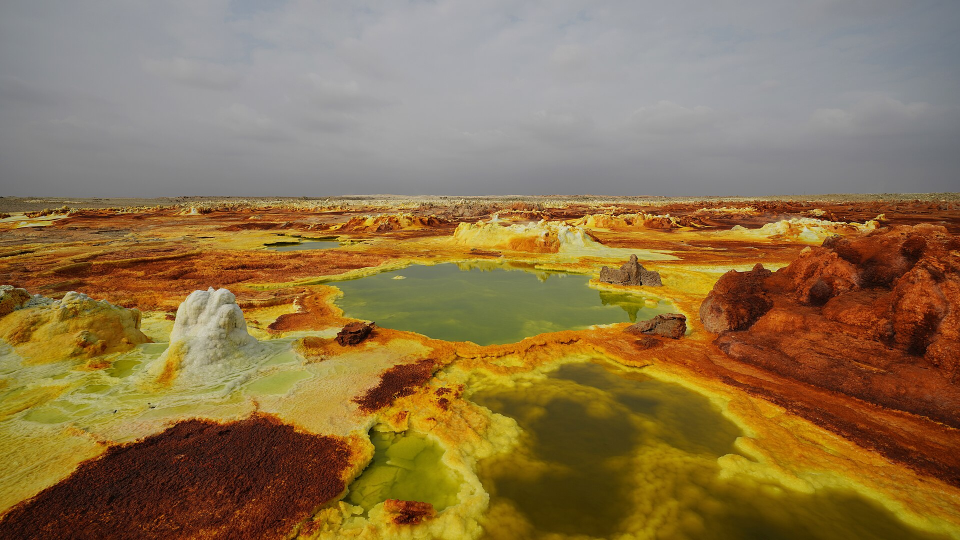
#> input picture horn/downloads/cm/cm_ET_Afar_asv2018_01_img46_Dallol_jpg.jpg, 1920 x 1080 px (shown at 1/2 size)
$ python -i common.py   (imports and definitions only)
#> lines starting #> are read from the running program, lines starting #| are printed output that depends on the picture
#> further down, picture is the input picture: PIL image 1920x1080 RGB; mean R, G, B 141.8, 116.3, 75.6
"""Shared drawing helpers: fonts, RTL Arabic text, palette, backgrounds."""
import os
import numpy as np
from PIL import Image, ImageDraw, ImageFont, ImageFilter

ROOT = os.path.dirname(os.path.dirname(os.path.abspath(__file__)))
FD = os.path.join(ROOT, 'graphics', 'fonts')
W, H = 1920, 1080
FPS = 25

KUFI = {w: os.path.join(FD, f'NotoKufiArabic_{w}.ttf') for w in
        ['400Regular', '500Medium', '600SemiBold', '700Bold', '800ExtraBold', '900Black']}
PLEX = {w: os.path.join(FD, f'IBMPlexSansArabic_{w}.ttf') for w in
        ['400Regular', '500Medium', '600SemiBold', '700Bold']}

RED = (200, 22, 38)
DRED = (120, 10, 20)
NAVY = (10, 18, 36)
NAVY2 = (18, 32, 62)
WHITE = (255, 255, 255)
GOLD = (236, 178, 46)
GREY = (170, 178, 192)
BLUE = (40, 120, 220)
GREEN = (34, 170, 90)

_fc = {}


# [6 lines left out: function font, not called in this run]


def tsize(d, txt, f):
    b = d.textbbox((0, 0), txt, font=f, direction='rtl', language='ar')
    return b[2] - b[0], b[3] - b[1], b


def text_rtl(d, xy_right, txt, f, fill=WHITE, anchor='ra', **kw):
    """Draw Arabic text with its right edge at x (anchor 'ra' = right/ascender)."""
    d.text(xy_right, txt, font=f, fill=fill, anchor=anchor, direction='rtl', language='ar', **kw)


def text_c(d, xy, txt, f, fill=WHITE, anchor='mm', **kw):
    d.text(xy, txt, font=f, fill=fill, anchor=anchor, direction='rtl', language='ar', **kw)


# [28 lines left out: functions wrap, navy_bg, not called in this run]


def red_bar(d, x0, y0, x1, y1):
    d.rectangle([x0, y0, x1, y1], fill=RED)


def shadow(im, radius=12, alpha=150):
    """Return an RGBA shadow layer from an RGBA image's alpha."""
#> called with radius = 12, alpha = 150
    a = im.split()[-1].filter(ImageFilter.GaussianBlur(radius))
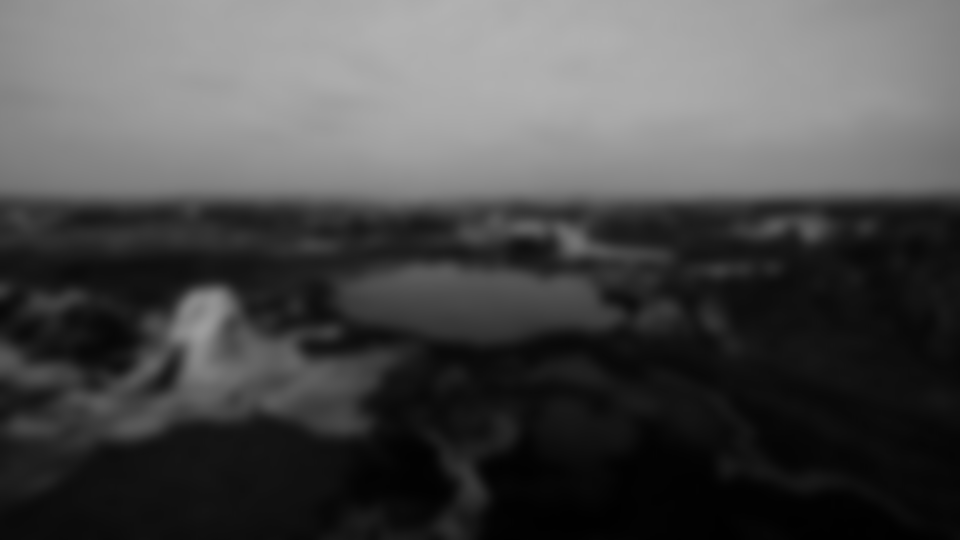
#> a: PIL image 1920x1080 L (shown at 1/2 size); min 1, max 178, mean 75.6
    sh = Image.new('RGBA', im.size, (0, 0, 0, 0))
#> sh: PIL image 1920x1080 RGBA; every value is 0
    sh.putalpha(a.point(lambda v: v * alpha // 255))
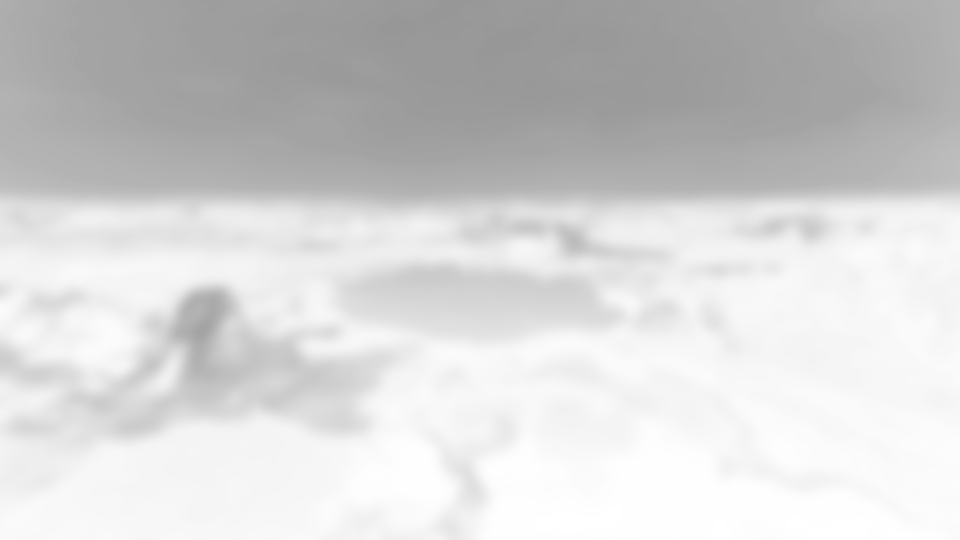
#> sh: PIL image 1920x1080 RGBA (shown at 1/2 size); mean R, G, B, A 0, 0, 0, 44; transparent parts drawn white
    return sh


def ease(t):
    t = max(0.0, min(1.0, t))
    return t * t * (3 - 2 * t)

>>> from PIL import Image
>>> picture = Image.open('../downloads/cm/cm_ET_Afar_asv2018_01_img46_Dallol_jpg.jpg')
>>> result = shadow(picture)

$ run again, on horn/downloads/cm/cm_Adigrat_Ethiopia_49088955653_jpg.jpg
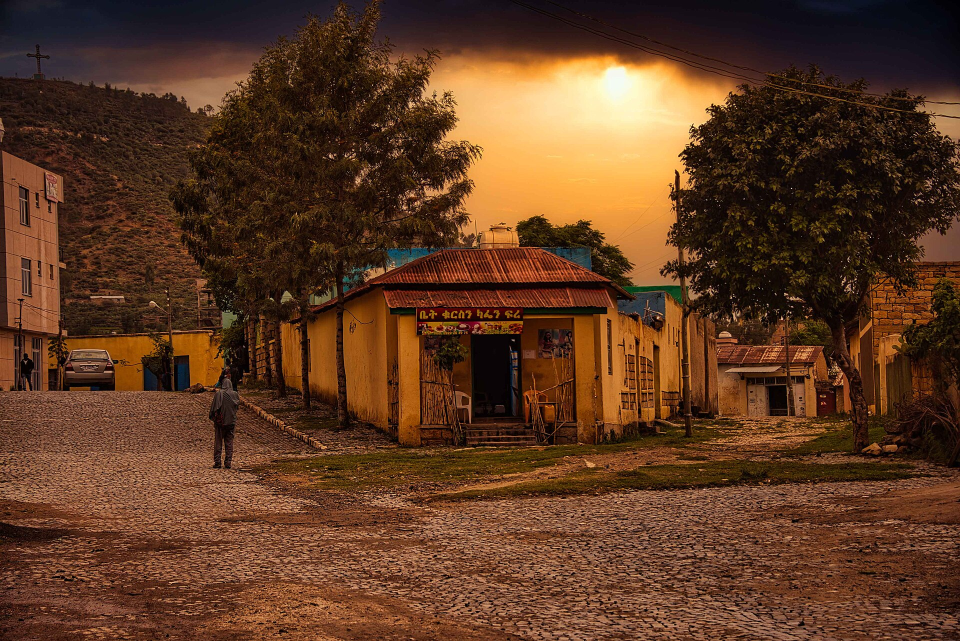
#> input picture horn/downloads/cm/cm_Adigrat_Ethiopia_49088955653_jpg.jpg, 1920 x 1282 px (shown at 1/2 size)
#> picture is the input picture: PIL image 1920x1282 RGB; mean R, G, B 94.2, 58.1, 34.8
#> in shadow, `a = im.split()[-1].filter(ImageFilter.GaussianBlur(radius))`:
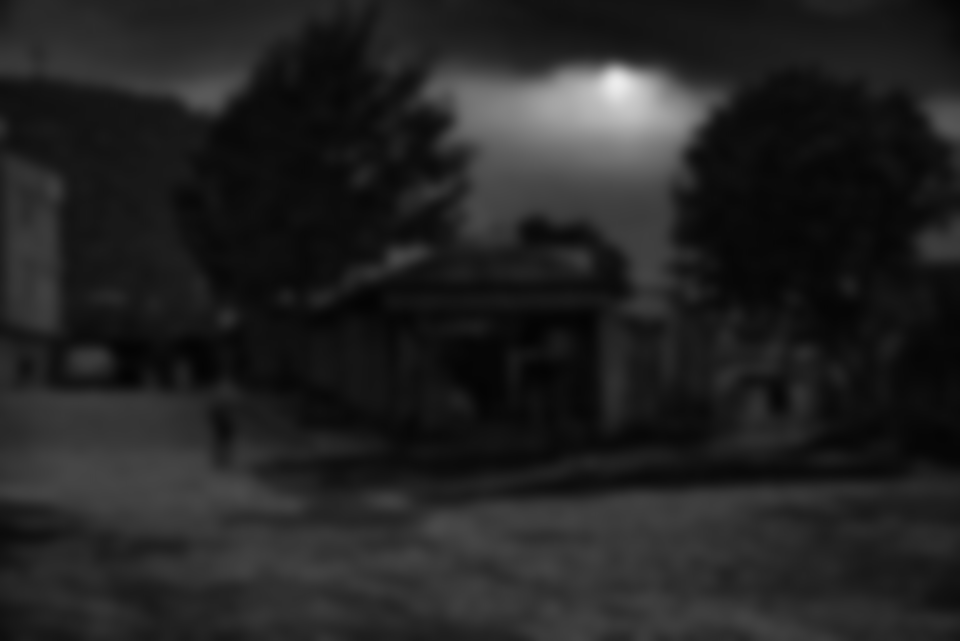
#> a: PIL image 1920x1282 L (shown at 1/2 size); min 3, max 236, mean 34.8
#> in shadow, `sh.putalpha(a.point(lambda v: v * alpha // 255))`:
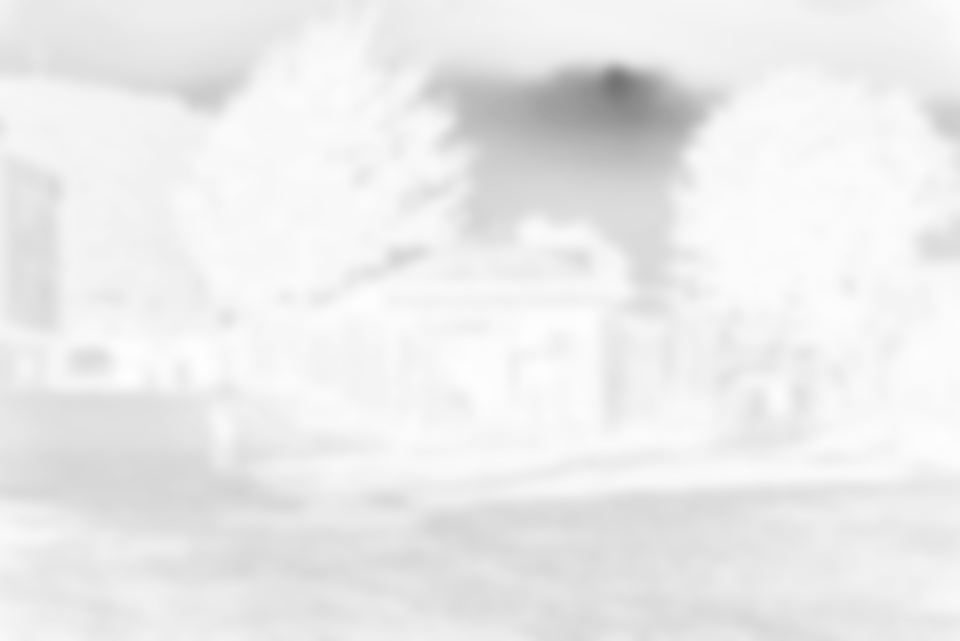
#> sh: PIL image 1920x1282 RGBA (shown at 1/2 size); mean R, G, B, A 0, 0, 0, 20; transparent parts drawn white

$ run again, on horn/downloads/cm/cm_Adigrat_Street_50217303593_jpg.jpg
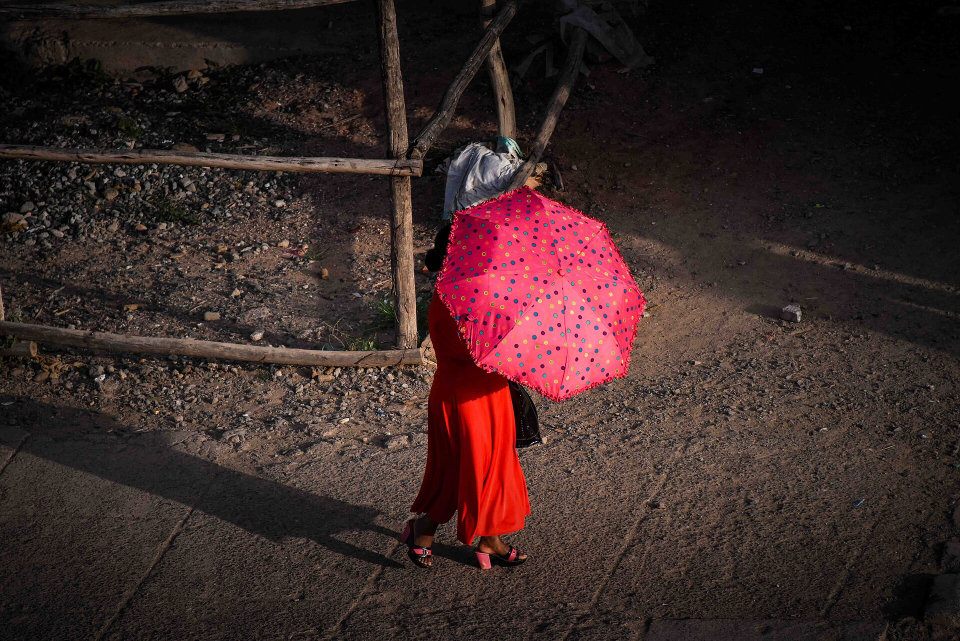
#> input picture horn/downloads/cm/cm_Adigrat_Street_50217303593_jpg.jpg, 1920 x 1281 px (shown at 1/2 size)
#> picture is the input picture: PIL image 1920x1281 RGB; mean R, G, B 59.7, 40.7, 39.2
#> in shadow, `a = im.split()[-1].filter(ImageFilter.GaussianBlur(radius))`:
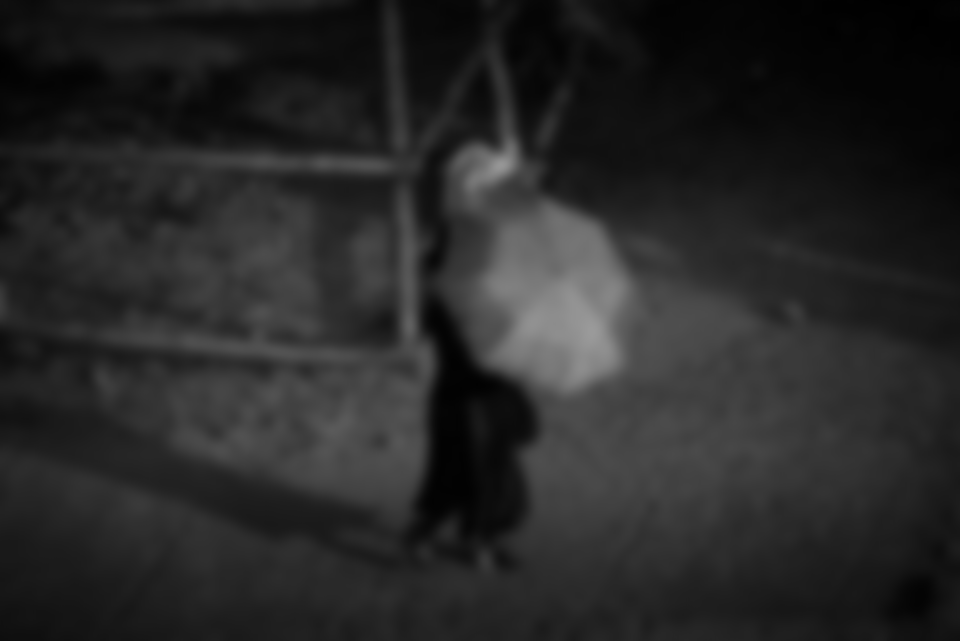
#> a: PIL image 1920x1281 L (shown at 1/2 size); min 0, max 154, mean 39.2
#> in shadow, `sh.putalpha(a.point(lambda v: v * alpha // 255))`:
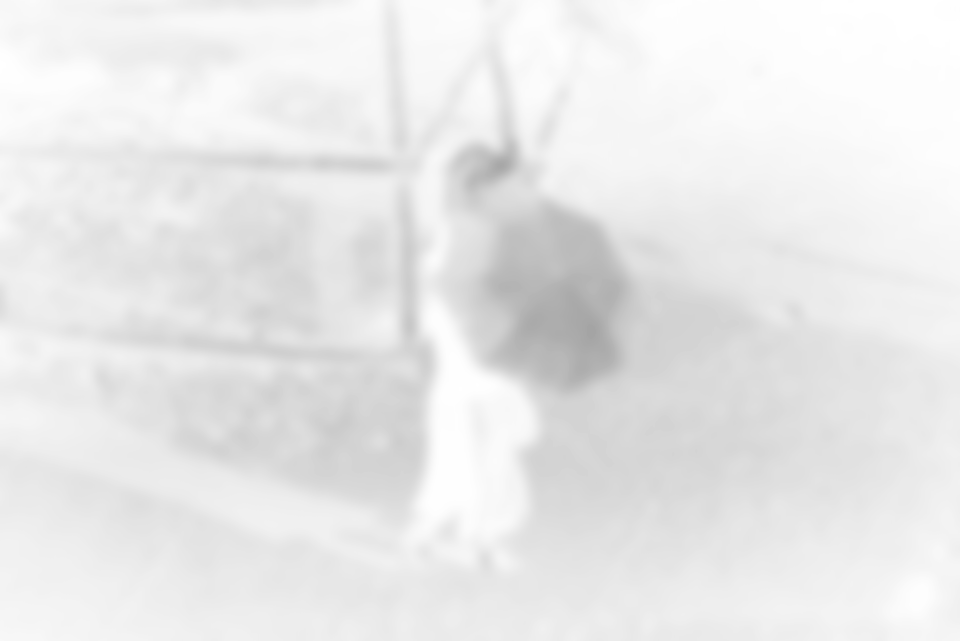
#> sh: PIL image 1920x1281 RGBA (shown at 1/2 size); mean R, G, B, A 0, 0, 0, 22.6; transparent parts drawn white

$ run again, on horn/downloads/cm/cm_Assab_Eritrea_jpg.jpg
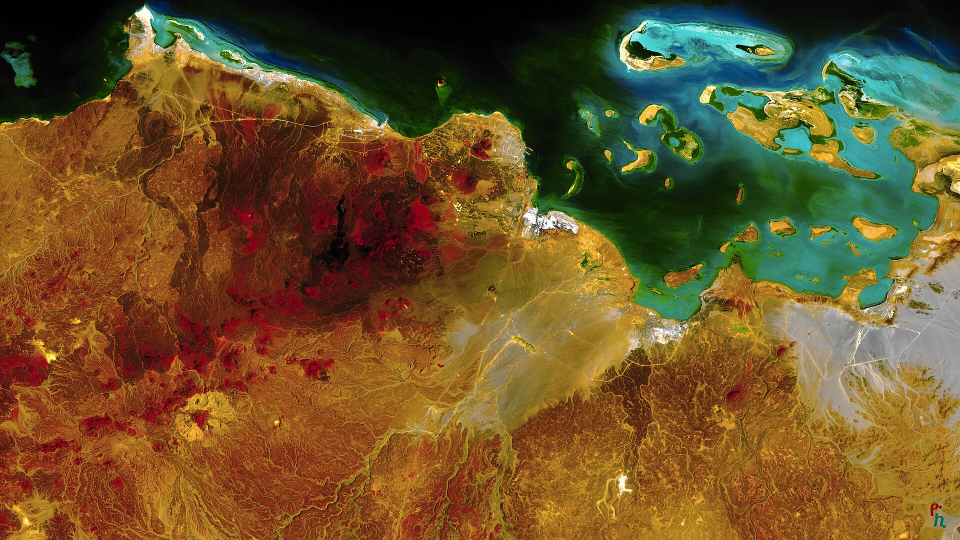
#> input picture horn/downloads/cm/cm_Assab_Eritrea_jpg.jpg, 1920 x 1080 px (shown at 1/2 size)
#> picture is the input picture: PIL image 1920x1080 RGB; mean R, G, B 108, 82.7, 40.9
#> in shadow, `a = im.split()[-1].filter(ImageFilter.GaussianBlur(radius))`:
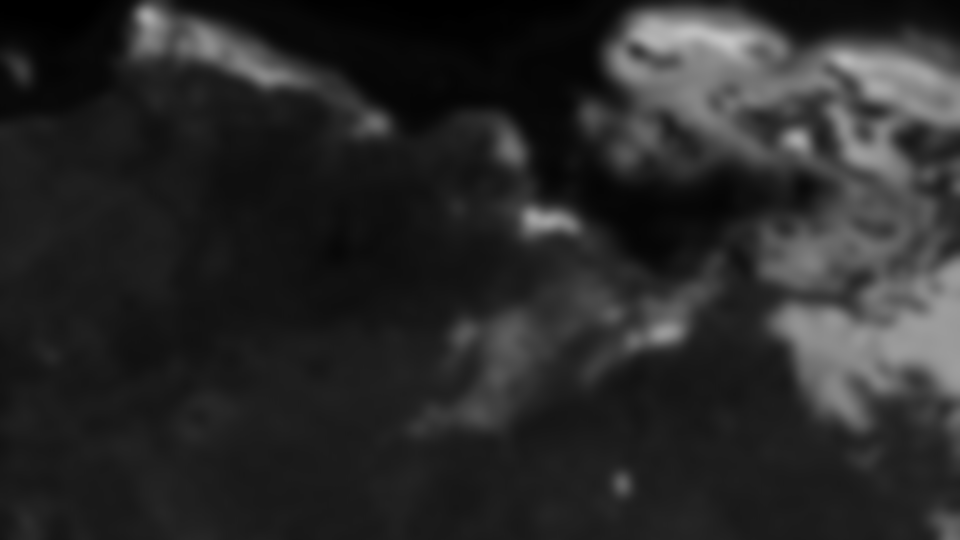
#> a: PIL image 1920x1080 L (shown at 1/2 size); min 0, max 197, mean 40.9
#> in shadow, `sh.putalpha(a.point(lambda v: v * alpha // 255))`:
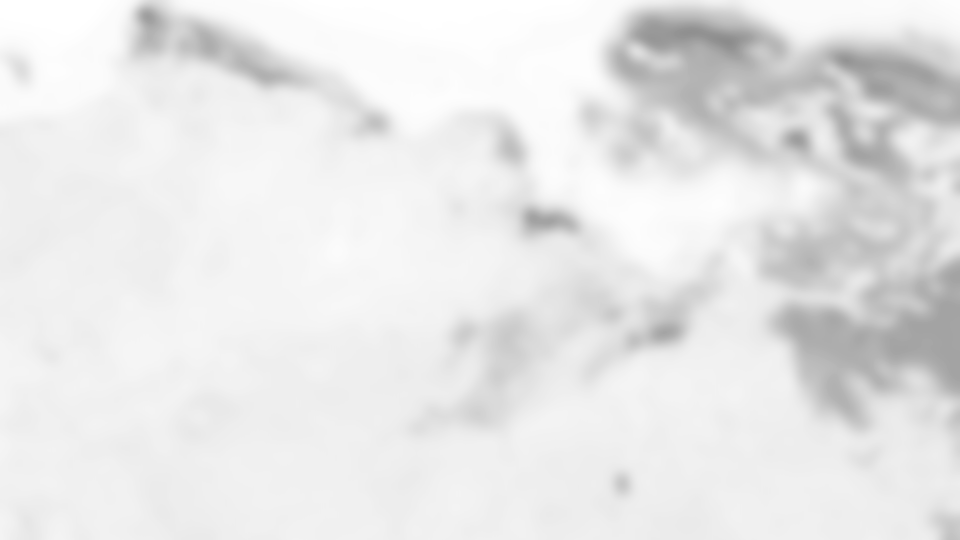
#> sh: PIL image 1920x1080 RGBA (shown at 1/2 size); mean R, G, B, A 0, 0, 0, 23.6; transparent parts drawn white
